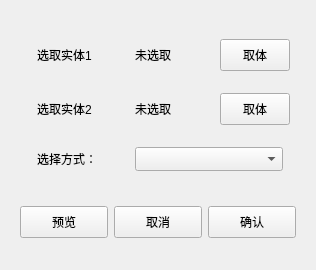
<?xml version="1.0" encoding="UTF-8"?>
<ui version="4.0">
 <class>CreateBooleanWgtContent</class>
 <widget class="QWidget" name="CreateBooleanWgtContent">
  <property name="geometry">
   <rect>
    <x>0</x>
    <y>0</y>
    <width>313</width>
    <height>270</height>
   </rect>
  </property>
  <property name="windowTitle">
   <string>Widget</string>
  </property>
  <layout class="QVBoxLayout" name="verticalLayout">
   <item>
    <layout class="QGridLayout" name="gridLayout" rowstretch="0,0,0" columnstretch="0,0,0" rowminimumheight="0,0,0">
     <property name="leftMargin">
      <number>16</number>
     </property>
     <property name="topMargin">
      <number>8</number>
     </property>
     <property name="rightMargin">
      <number>0</number>
     </property>
     <property name="horizontalSpacing">
      <number>0</number>
     </property>
     <property name="verticalSpacing">
      <number>22</number>
     </property>
     <item row="1" column="1">
      <widget class="QLabel" name="selBodyLabel2">
       <property name="text">
        <string>未选取</string>
       </property>
      </widget>
     </item>
     <item row="0" column="0">
      <widget class="QLabel" name="bodyLabel1">
       <property name="minimumSize">
        <size>
         <width>88</width>
         <height>0</height>
        </size>
       </property>
       <property name="text">
        <string>选取实体1</string>
       </property>
      </widget>
     </item>
     <item row="0" column="1">
      <widget class="QLabel" name="selBodyLabel1">
       <property name="maximumSize">
        <size>
         <width>73</width>
         <height>16777215</height>
        </size>
       </property>
       <property name="text">
        <string>未选取</string>
       </property>
      </widget>
     </item>
     <item row="1" column="2">
      <widget class="QPushButton" name="selBtn2">
       <property name="minimumSize">
        <size>
         <width>70</width>
         <height>32</height>
        </size>
       </property>
       <property name="maximumSize">
        <size>
         <width>70</width>
         <height>32</height>
        </size>
       </property>
       <property name="text">
        <string>取体</string>
       </property>
      </widget>
     </item>
     <item row="2" column="0">
      <widget class="QLabel" name="bolModeLabel">
       <property name="text">
        <string>选择方式：</string>
       </property>
      </widget>
     </item>
     <item row="1" column="0">
      <widget class="QLabel" name="bodyLabel2">
       <property name="maximumSize">
        <size>
         <width>55</width>
         <height>16777215</height>
        </size>
       </property>
       <property name="text">
        <string>选取实体2</string>
       </property>
      </widget>
     </item>
     <item row="2" column="1" colspan="2">
      <widget class="QComboBox" name="bolModeCombo">
       <property name="minimumSize">
        <size>
         <width>148</width>
         <height>24</height>
        </size>
       </property>
       <property name="maximumSize">
        <size>
         <width>148</width>
         <height>24</height>
        </size>
       </property>
      </widget>
     </item>
     <item row="0" column="2">
      <widget class="QPushButton" name="selBtn1">
       <property name="minimumSize">
        <size>
         <width>70</width>
         <height>32</height>
        </size>
       </property>
       <property name="maximumSize">
        <size>
         <width>70</width>
         <height>32</height>
        </size>
       </property>
       <property name="text">
        <string>取体</string>
       </property>
      </widget>
     </item>
    </layout>
   </item>
   <item>
    <layout class="QHBoxLayout" name="horizontalLayout">
     <property name="leftMargin">
      <number>9</number>
     </property>
     <property name="topMargin">
      <number>9</number>
     </property>
     <property name="rightMargin">
      <number>9</number>
     </property>
     <item>
      <widget class="QPushButton" name="previewBtn">
       <property name="minimumSize">
        <size>
         <width>88</width>
         <height>32</height>
        </size>
       </property>
       <property name="maximumSize">
        <size>
         <width>88</width>
         <height>16777215</height>
        </size>
       </property>
       <property name="text">
        <string>预览</string>
       </property>
      </widget>
     </item>
     <item>
      <widget class="QPushButton" name="cancelBtn">
       <property name="minimumSize">
        <size>
         <width>88</width>
         <height>32</height>
        </size>
       </property>
       <property name="maximumSize">
        <size>
         <width>88</width>
         <height>16777215</height>
        </size>
       </property>
       <property name="text">
        <string>取消</string>
       </property>
      </widget>
     </item>
     <item>
      <widget class="QPushButton" name="confrimBtn">
       <property name="minimumSize">
        <size>
         <width>88</width>
         <height>32</height>
        </size>
       </property>
       <property name="maximumSize">
        <size>
         <width>88</width>
         <height>16777215</height>
        </size>
       </property>
       <property name="text">
        <string>确认</string>
       </property>
      </widget>
     </item>
    </layout>
   </item>
  </layout>
 </widget>
 <resources/>
 <connections/>
</ui>
